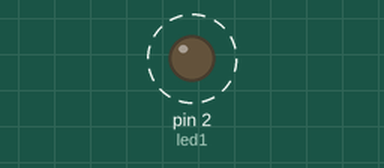
The sketch below on a simulated Arduino Uno, built with avr-gcc and run on an emulated ATmega328P. On the bench: output pins drawn as LEDs (lit = HIGH). Dashed ring = blinking.

Above: at 0.5 s.
Timing chart, 0 to 4.6 s (numbered marks = the images above):
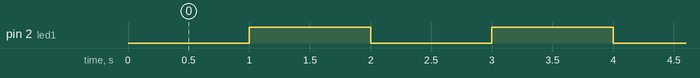

Measured:
- by itself, pin 2 (led1): alternates HIGH for 1.0 s and LOW for 1.0 s

The sketch:

PROGRAMACION_LED_CON_MILIS.ino
```cpp
int led1=2;                      //asignamos nombre al led
int estadoled1=LOW;              //nos dice como esta led al empezar
long milisprevio1=0;             //como estaba led
long intervalo1=1000;            //tiempo duracion led

void setup() {
  pinMode(led1,OUTPUT);          //decimos salida led
}

void loop() {
  long milisactual1=millis();                //asignamos nombre al millis
  if(milisactual1-milisprevio1>=intervalo1){     //decimos si ha pasado el tiempo de duracion del led
    if(estadoled1==LOW){                       //si led estaba apagado
      estadoled1=HIGH;                         //lo encendemos
    }
    else{                                       //si estaba encendido
      estadoled1=LOW;                            //lo apagamos
    }
    milisprevio1=milisactual1;                  // actualizamos y Recordamos el tiempo
    digitalWrite(led1,estadoled1);
  }
}
```
